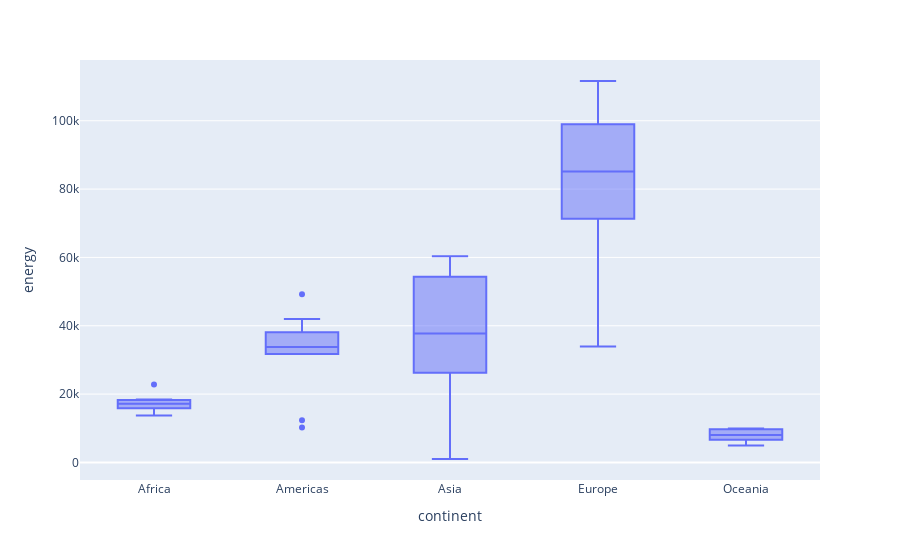

Here is the notebook cell this chart was saved with:
### Markdown cell above
### Time for some questions!

### Q1 

What is the relationship between `continent` and `'Energy use (kg of oil equivalent per capita)'`? 

Well, the first step is to actually see the distribution of energy used per continent.

### Code cell
energy_by_continent = gapminder_df.dropna(subset=['Energy use (kg of oil equivalent per capita)']).groupby(['continent', 'Year']).apply(lambda x: pd.Series({'energy':sum(x['Energy use (kg of oil equivalent per capita)'])})).reset_index()



px.box(energy_by_continent, x='continent', y='energy')

### Figure 1 — Plotly figure (JSON) as saved in the notebook; plotly's stock layout.template omitted (floating-point values rounded to 4 significant figures)
{"data": [{"alignmentgroup": "True", "hovertemplate": "continent=%{x}<br>energy=%{y}<extra></extra>", "legendgroup": "", "marker": {"color": "#636efa"}, "name": "", "notched": false, "offsetgroup": "", "orientation": "v", "showlegend": false, "type": "box", "x": ["Africa", "Africa", "Africa", "Africa", "Africa", "Africa", "Africa", "Africa", "Americas", "Americas", "Americas", "Americas", "Americas", "Americas", "Americas", "Americas", "Americas", "Americas", "Asia", "Asia", "Asia", "Asia", "Asia", "Asia", "Asia", "Asia", "Asia", "Asia", "Europe", "Europe", "Europe", "Europe", "Europe", "Europe", "Europe", "Europe", "Europe", "Europe", "Oceania", "Oceania", "Oceania", "Oceania", "Oceania", "Oceania", "Oceania", "Oceania", "Oceania", "Oceania"], "x0": " ", "xaxis": "x", "y": [13730.0, 14730.0, 17030.0, 16940.0, 17310.0, 18020.0, 18450.0, 22780.0, 10230.0, 12370.0, 31720.0, 33550.0, 33160.0, 34040.0, 35850.0, 38130.0, 41980.0, 49260.0, 1004.0, 1721.0, 26260.0, 29260.0, 35740.0, 41260.0, 39780.0, 54360.0, 55730.0, 60320.0, 33950.0, 43560.0, 71320.0, 79040.0, 80480.0, 89830.0, 92880.0, 99010.0, 103700.0, 111600.0, 4964.0, 5882.0, 6652.0, 7726.0, 7830.0, 8225.0, 8768.0, 9728.0, 9907.0, 9923.0], "y0": " ", "yaxis": "y"}], "layout": {"boxmode": "group", "legend": {"tracegroupgap": 0}, "margin": {"t": 60}, "xaxis": {"anchor": "y", "domain": [0, 1], "title": {"text": "continent"}}, "yaxis": {"anchor": "x", "domain": [0, 1], "title": {"text": "energy"}}}}
